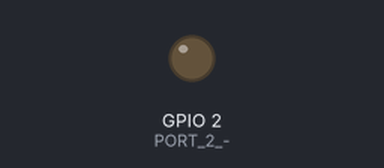
The sketch below on a simulated ESP8266 (NodeMCU). On the bench: output pins drawn as LEDs (lit = HIGH). What the sketch prints to the serial monitor is not drawn.

Above: at 0.1 s.
At 0.5 s:
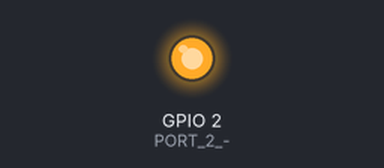
Timing chart, 0 to 2.0 s (numbered marks = the images above):
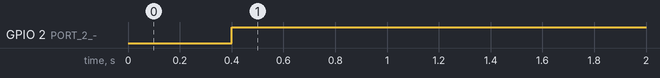

Measured:
- by itself, GPIO 2 (PORT_2_-): LOW → HIGH at 0.40 s

The sketch:

WiFi_AP.ino
```cpp
#include <ESP8266WiFi.h> //LIBLARY
IPAddress local_IP(192,168,5,25); //LOCAL IP
IPAddress subnet(255,255,255,0); //SUBNET
IPAddress gateway(192,168,5,1); //GATEWAY

void setup(){
  Serial.begin(115200); //SERIAL INIT
  pinMode(2, OUTPUT); //PORT 2 -> ESP8266 LED
  WiFi.softAPConfig(local_IP, gateway, subnet); //CONFIG
  WiFi.softAP("ESP8266WIFI", "123456789", 1, false, 6); //NAME AND PASSWORD
  Serial.println(WiFi.softAPIP()); // -> IP


}
void loop() {
  delay(400); //JUST FOR TEST
  digitalWrite(2, HIGH); //JUST FOR TEST!!
}
```
